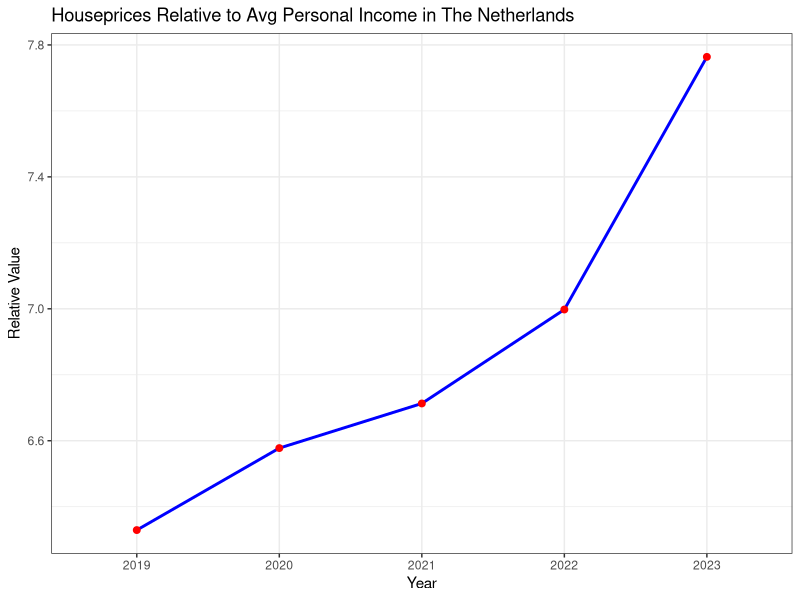
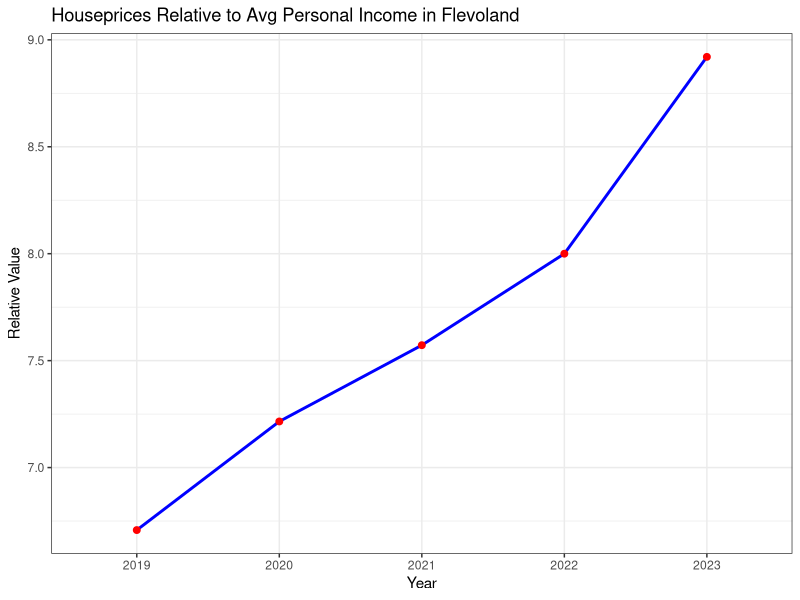
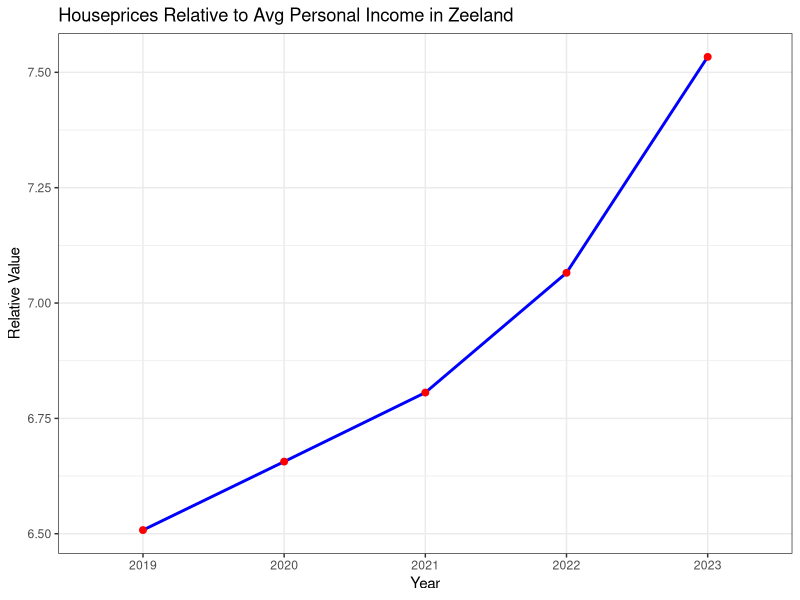
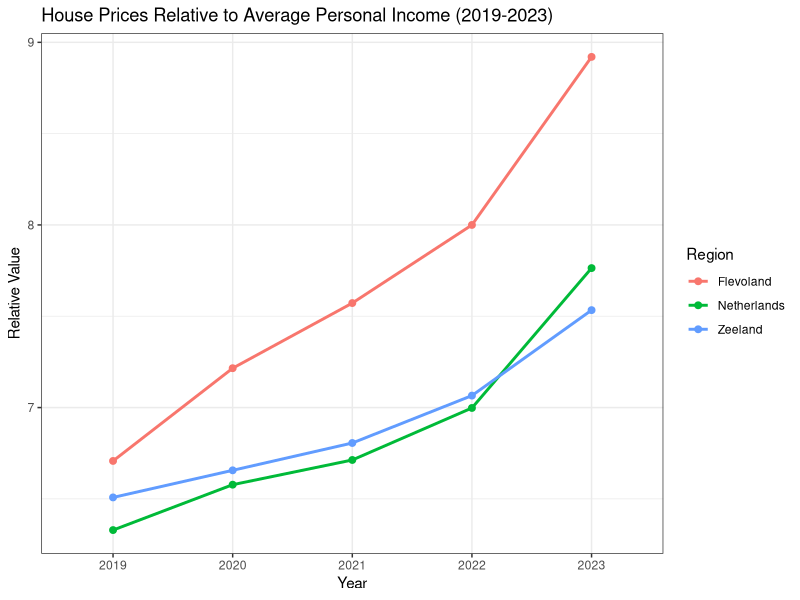

Reproduce these figures in R, in order.
library(ggplot2)
library(tidyverse)

data2 <- read.csv("wozdata.csv")

colnames(data2) <- data2[3, ] # turns the column names in the years
data2 <- data2[-c(1:5, 19:379), -c(1, 2, 5:7, 9:11, 13:15, 17:19, 21:23)] #verwijdert onnodige columns en rows
data2 <- na.omit(data2)  # Removes all rows that contain NA values
rownames(data2) <- data2[, 1]  # Set row names using the first column
data2 <- data2[, -1]  # Remove the first column if it's no longer needed




data <- read.csv("inkdata.csv")

colnames(data) <- data[5, ] # turns the column names in a year
data <- data[-c(1, 2, 3, 4, 5, 6, 11), -c(1, 3, 5, 6, 7, 8, 10, 11, 12, 13, 15, 16, 17, 18, 20, 21, 22, 23, 25, 26, 27, 28)] # cleans up the data set by deleting certain columns and rows that are not needed
rownames(data) <- seq_len(nrow(data)) # unnecessary but makes numbers in the rows correctly into the number of each row
colnames(data)[6] <- c("2023") #makes the year 2023 instead of 2023*

rownames(data) <- data[, 1]  # Set row names using the first column
data <- data[,-1]  # Remove the first column if it's no longer needed
data <- apply(data, 2, function(x) gsub(",", ".", x)) # replaces every comma into a decimal


data <- rbind(data, data2) # merges the two data sets
data[] <- lapply(data, function(x) as.numeric(as.character(x))) # makes the characters of all the numbers into numeric

new_row <- data[5, ] / data[3,]  # Element-wise division of average Netherlands house prices divided by average personal income

rownames(new_row) <- "Houseprices in Netherland relative to Avg personal income"

data <- rbind(data[1:4, ], new_row, data[5:nrow(data), ])

# under here is the code to plot the new row 

graph_data <- data.frame(
  Year = colnames(data)[1:5],  # Extract year labels
  Value = as.numeric(data[5, 1:5])  # Convert row values to numeric
)

ggplot(graph_data, aes(x = Year, y = Value, group = 1)) +  # Explicitly set `group = 1`
  geom_line(color = "blue", linewidth = 1) +
  geom_point(color = "red", size = 2) +
  labs(
    title = "Houseprices Relative to Avg Personal Income in The Netherlands",
    x = "Year",
    y = "Relative Value"
  ) +
  theme_bw()



data2[] <- lapply(data2, function(x) as.numeric(as.character(x))) # makes the characters of all the numbers into numeric in the old data2
dif <- c() # give variable dif the value of a vector

for(i in 1:nrow(data2))
{
  dif[i] = data2$"2023"[i] / data2$"2019"[i] # divides the house prices in 2023 by the houseprices in 2019 
}

data2 <- cbind(data2, dif) # add the dif variable to the data2 dataset

slice_max(data2, dif) # finds max relative difference
slice_min(data2, dif) # finds min relative difference

# code to find houseprices relative to income in these places

zeefle <- read.csv2("zeefle.csv")
rownames(zeefle)[1] <- "Gemiddeld persoonlijk inkomen in Flevoland"
rownames(zeefle)[2] <- "Gemiddeld persoonlijk inkomen in Zeeland"
zeefle <- zeefle[, -c(1:4, 6:9, 11:14, 16:19, 21:24)] # only keeps the average income of Flevoland and Zeeland
colnames(zeefle) <- c("2019", "2020", "2021", "2022", "2023")

zeefle[] <- lapply(zeefle, function(x) as.numeric(as.character(x))) # makes the characters of all the numbers into numeric

data <- rbind(data, zeefle)

rownumber_fle <- which(rownames(data) == "Flevoland (PV)")
rownumber_zee <- which(rownames(data) == "Zeeland (PV)")
rownumber_fle
rownumber_zee

new_row_fle <- data[11, ] / data[19,]  # Element-wise division of Flevoland's houseprices divided by the average income in Flevoland
new_row_zee <- data[16, ] / data[20,]  # Element-wise division of Zeeland's houseprices divided by the average income in Zeeland

rownames(new_row_fle) <- "Houseprices in Flevoland relative to Avg personal income"
rownames(new_row_zee) <- "Houseprices in Zeeland relative to Avg personal income"

data <- rbind(data[1:5, ], new_row_fle, data[6:nrow(data), ])
data <- rbind(data[1:6, ], new_row_zee, data[7:nrow(data), ])

# under here is the code to plot the new of Flevoland
graph_data <- data.frame(
  Year = colnames(data)[1:5],  # Extract year labels
  Value = as.numeric(data[6, 1:5])  # Convert row values to numeric
)

ggplot(graph_data, aes(x = Year, y = Value, group = 1)) +  # Explicitly set `group = 1`
  geom_line(color = "blue", linewidth = 1) +
  geom_point(color = "red", size = 2) +
  labs(
    title = "Houseprices Relative to Avg Personal Income in Flevoland",
    x = "Year",
    y = "Relative Value"
  ) +
  theme_bw()

# under here is the code to plot the new row of Zeeland

graph_data <- data.frame(
  Year = colnames(data)[1:5],  # Extract year labels
  Value = as.numeric(data[7, 1:5])  # Convert row values to numeric
)

ggplot(graph_data, aes(x = Year, y = Value, group = 1)) +  # Explicitly set `group = 1`
  geom_line(color = "blue", linewidth = 1) +
  geom_point(color = "red", size = 2) +
  labs(
    title = "Houseprices Relative to Avg Personal Income in Zeeland",
    x = "Year",
    y = "Relative Value"
  ) +
  theme_bw()

# under here is the code to plot all the line graphs before this in one graph
graph_data <- data.frame(
  Year = colnames(data)[1:5],  # Extract years
  Netherlands = as.numeric(data[5, 1:5]),  # Row 5: Netherlands
  Flevoland = as.numeric(data[6, 1:5]),  # Row 6: Flevoland
  Zeeland = as.numeric(data[7, 1:5])   # Row 7: Zeeland
)

# Convert data to long format
graph_data_long <- pivot_longer(graph_data, cols = -Year, names_to = "Region", values_to = "Value")

# Create the multi-line plot
ggplot(graph_data_long, aes(x = Year, y = Value, color = Region, group = Region)) + 
  geom_line(linewidth = 1) + 
  geom_point(size = 2) + 
  labs(
    title = "House Prices Relative to Average Personal Income (2019-2023)",
    x = "Year",
    y = "Relative Value"
  ) +
  theme_bw()
